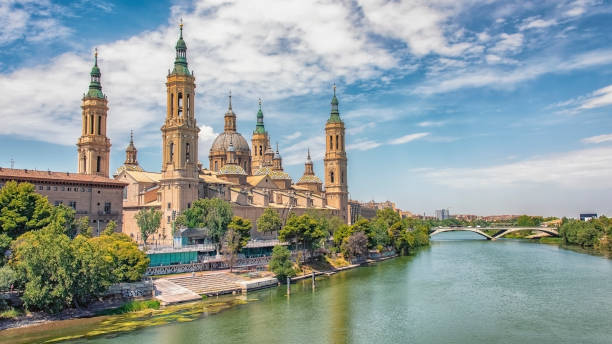
#> input picture computer-vision/assets/zgz.jpg, 612 x 344 px
$ python 2-use-of-numpy.py
#> lines starting #> are read from the running program, lines starting #| are printed output that depends on the picture; after the words box and inside, x2 and y2 are one past the last pixel; in counts of white or black regions, pixels touching at a corner belong together
import cv2 as opencv
import random

#in opencv is BGR

img = opencv.imread('assets/zgz.jpg',opencv.IMREAD_COLOR)
#> img is the input picture: shape (344, 612, 3); mean B, G, R 156.5, 158.8, 147

print(img.shape)
#| (344, 612, 3)
#we print a pixel value in BGR at location (257,273)
print(img[257][273])
#| [ 82 124 129]

#we add some noise to the image and we save in another one
for raw in range(50):
   for column in range(img.shape[1]):
       img[raw][column] = [random.randint(0,255), random.randint(0,255), random.randint(0,255) ]
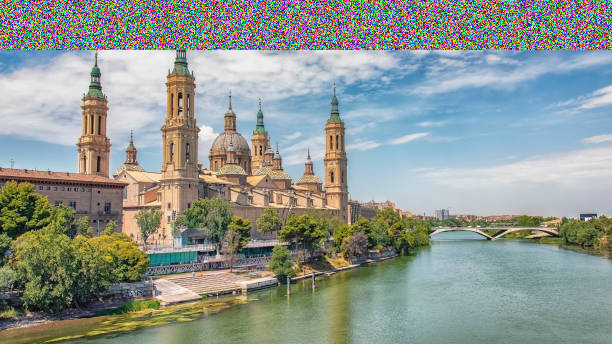
#> img: shape (344, 612, 3); 14.53% of pixels changed, all inside (x1, y1, x2, y2) = (0, 0, 612, 50)


tag = img[100:200, 250:350]
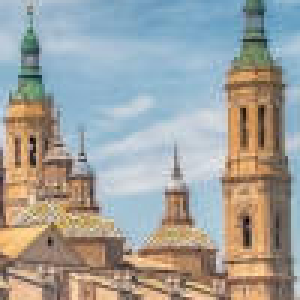
#> tag: shape (100, 100, 3) (shown 3 times larger); mean B, G, R 156.2, 160.3, 160
img[200:300, 350:450] = tag
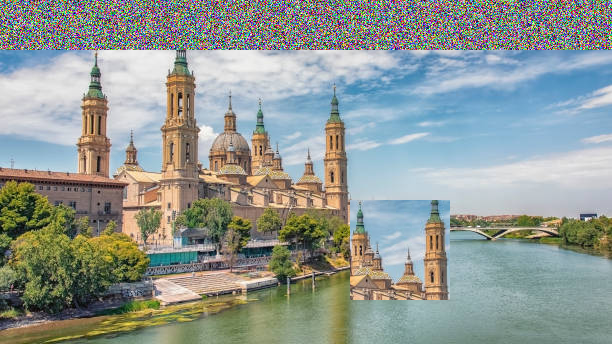
#> img: shape (344, 612, 3); 4.75% of pixels changed, all inside (x1, y1, x2, y2) = (350, 200, 450, 300)

opencv.imshow('Titulo', img)
opencv.waitKey(5000)
opencv.destroyAllWindows()
